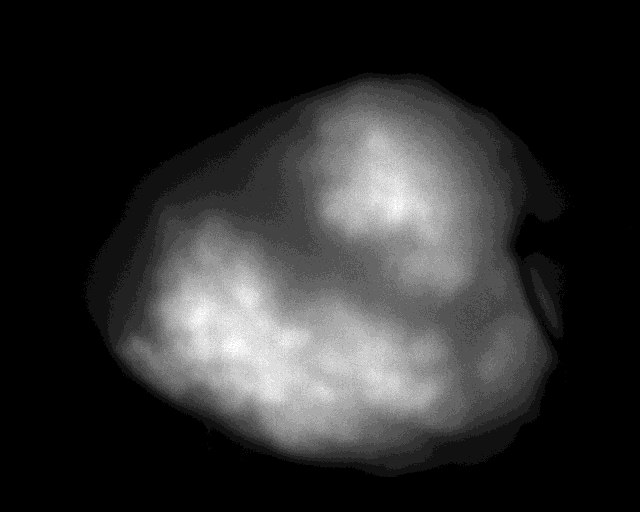
#> input picture DualMapping/data/20190322-pigb/06-300_RH237_0001.tif, 640 x 512 px
$ python JoVE_OpticalMapping.py
#> lines starting #> are read from the running program, lines starting #| are printed output that depends on the picture
import cv2
import numpy as np
from decimal import *
import matplotlib.pyplot as plt
import matplotlib.colors as colors
from matplotlib import ticker
from matplotlib.patches import Ellipse, Circle, Wedge
from mpl_toolkits.axes_grid1.inset_locator import inset_axes
from mpl_toolkits.axes_grid1.anchored_artists import AnchoredSizeBar
import matplotlib.font_manager as fm
import colorsys
import ScientificColourMaps5 as scm
import warnings

warnings.filterwarnings('ignore')

# Set Colors
# roi_colors = ['0.45', '0.65', '0.85']
roi_colors = ['0.2', '0.2', '0.2']

colorBase = 'indianred'
colorPost = 'midnightblue'
colorsBP = [colorBase, colorPost]
colorCTRL = 'grey'
colorMEHP = 'black'
exposure_colors = ['black', 'red']
context_colors = ['0.8', '0.45']

colorsROI_VmRAW = []
colorsROI_VmRGB = []
colorsROI_CaRAW = []
colorsROI_CaRGB = []


# [322 lines left out: functions plot_heart, plot_ActMapVm, plot_ActMapCa, plot_TracesVm, plot_TracesCa, not called in this run]
    # # Voltage scale bar
    # axis.plot([ECGScaleOrigin[0], ECGScaleOrigin[0]],
    #           [ECGScaleOrigin[1], ECGScaleOrigin[1] + ECGScaleTime[1]],"k-", linewidth=1)
    # axis.text(ECGScaleOrigin[0] - ECGScaleOriginPad[0], ECGScaleOrigin[1],
    #           str(ECGScaleTime[1]),
    #           ha='right', va='bottom', fontsize=7, fontweight='bold')


def example_plot(axis):
    axis.plot([1, 2])
    # axis.set_xlabel('x-label', fontsize=12)
    # axis.set_ylabel('y-label', fontsize=12)
    # axis.set_title('Title', fontsize=14)


# Build figure
fig = plt.figure(figsize=(8, 5))  # _ x _ inch page
gs0 = fig.add_gridspec(1, 3, width_ratios=[0.3, 0.3, 0.4])  # Overall: ? row, ? columns

# Build heart section
axImage = fig.add_subplot(gs0[0])

# Build Activation Map section
gsActMaps = gs0[1].subgridspec(2, 1)  # 2 rows, 1 columns for Activation Maps
axActMapsVm = fig.add_subplot(gsActMaps[0])
axActMapsCa = fig.add_subplot(gsActMaps[1])

# Build Traces section
gsTraces = gs0[2].subgridspec(2, 1)  # 2 rows, 1 column for Traces
# gsTraces = gs0[2].subgridspec(2, 1, hspace=0.3)  # 2 rows, 1 column for Activation Maps
axTraces = fig.add_subplot(gsTraces[0]), fig.add_subplot(gsTraces[1])

# Build Activation Map section
ActMapTitleX = 0.1
ActMapTitleY = 1

# Import heart image
heart = np.fliplr(np.rot90(plt.imread('data/20190322-pigb/06-300_RH237_0001.tif')))
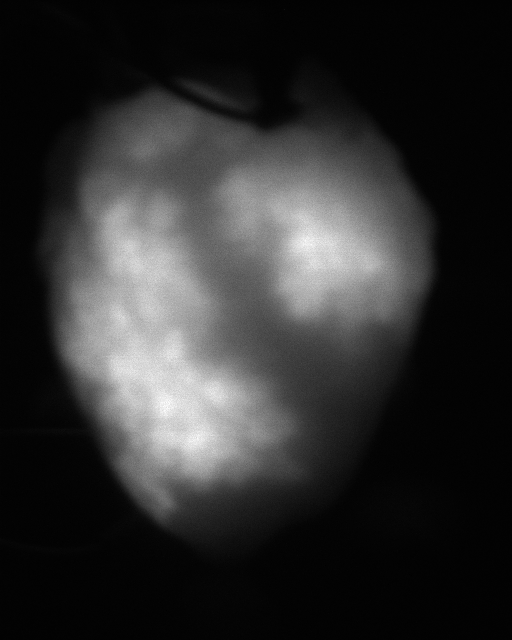
#> heart: shape (640, 512) uint16; min 66, max 4079, mean 808.7; drawn with min black and max white
# ret, heart_thresh = cv2.threshold(heart, 150, np.nan, cv2.THRESH_TOZERO)

# Import Activation Maps
#> (the run stopped early here; a loop or call above may not have finished)

$ run again, with DualMapping/data/20190322-pigb/01-350_Ca_0001.tif copied over DualMapping/data/20190322-pigb/06-300_RH237_0001.tif
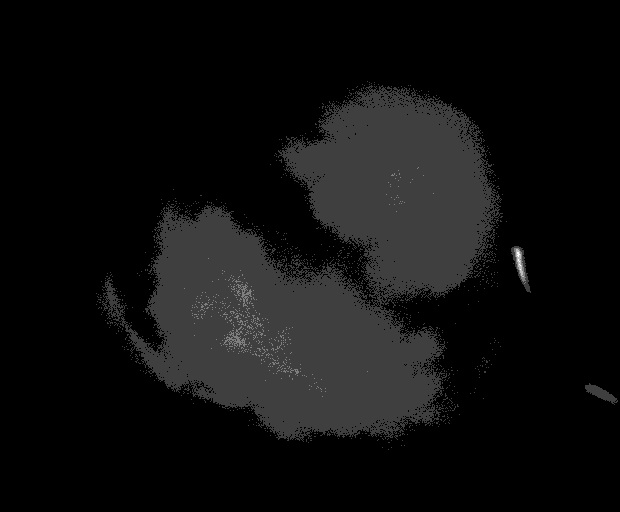
#> input picture DualMapping/data/20190322-pigb/01-350_Ca_0001.tif, 620 x 512 px
#> `heart = np.fliplr(np.rot90(plt.imread('data/20190322-pigb/06-300_RH237..`:
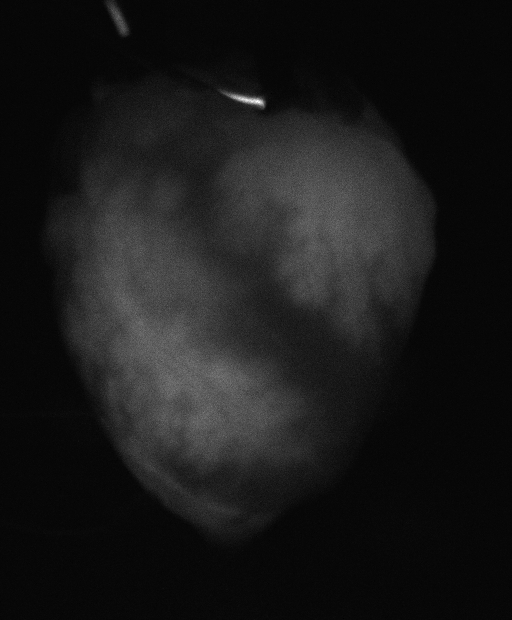
#> heart: shape (620, 512) uint16; min 74, max 1165, mean 184.1; drawn with min black and max white

$ run again, with DualMapping/data/20190322-pigb/06-300_Ca_0001.tif copied over DualMapping/data/20190322-pigb/06-300_RH237_0001.tif
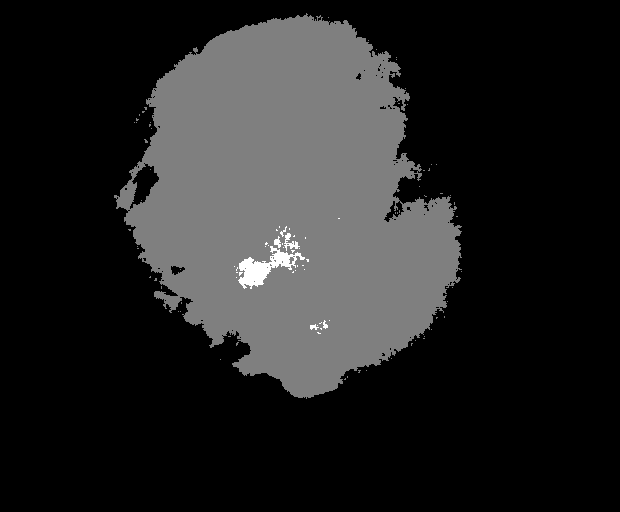
#> input picture DualMapping/data/20190322-pigb/06-300_Ca_0001.tif, 620 x 512 px
#> `heart = np.fliplr(np.rot90(plt.imread('data/20190322-pigb/06-300_RH237..`:
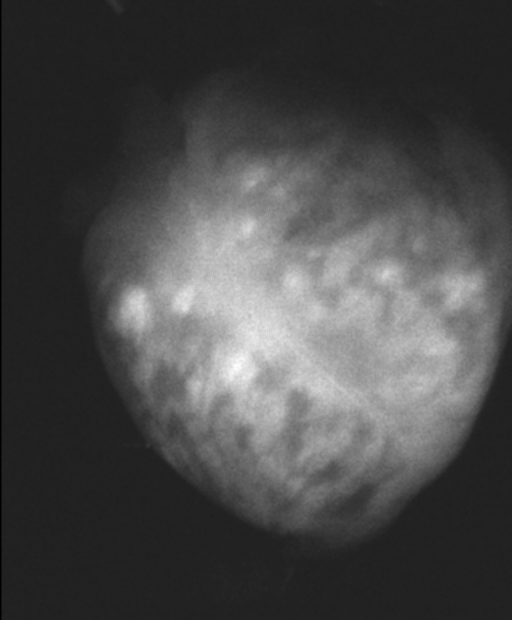
#> heart: shape (620, 512) uint16; min 33, max 595, mean 195.5; drawn with min black and max white
